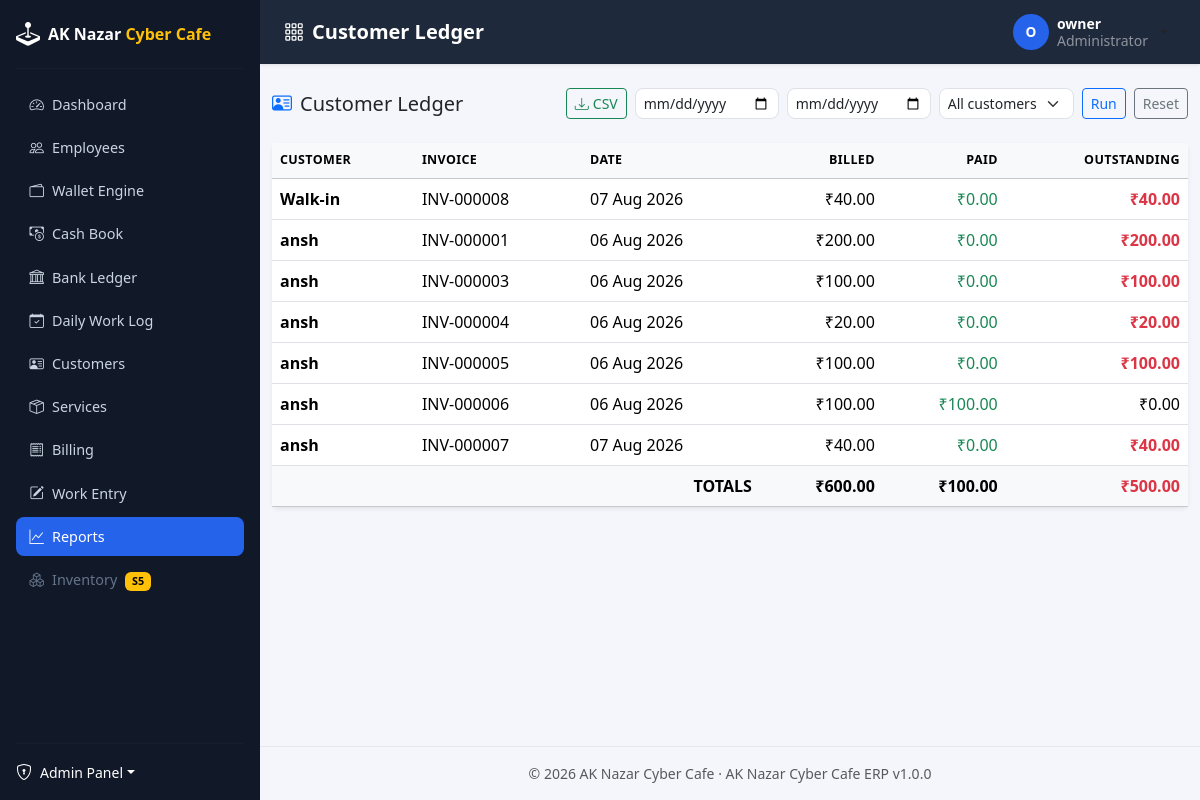
Before: /reports/customer-ledger/ (signed in) with the older database file.
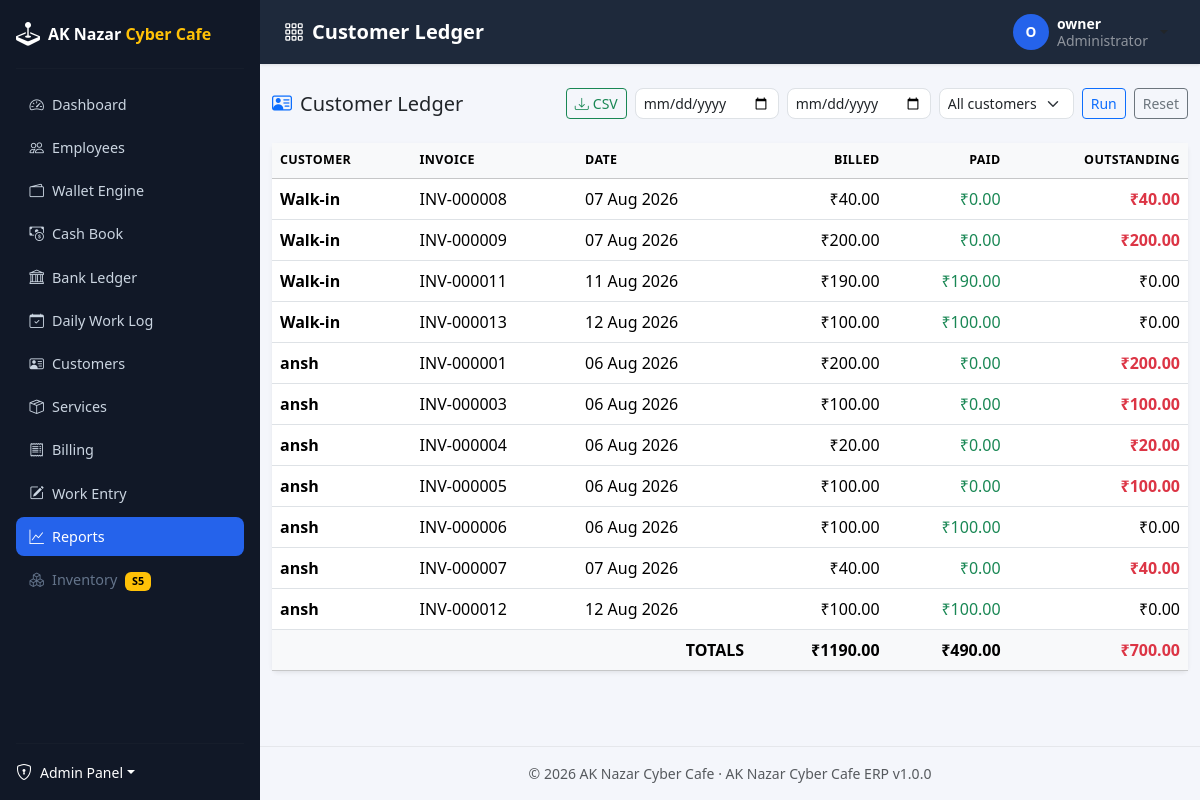
After: the same page with the newer database file.
### apps/accounts/models/user.py (models this page shows, shortened)
class User(BaseModel, AbstractBaseUser, PermissionsMixin):
    username = models.CharField(max_length=150, unique=True, db_index=True)
    email = models.EmailField(unique=True, null=True, blank=True, db_index=True)
    phone = models.CharField(max_length=15, unique=True, null=True, blank=True)
    first_name = models.CharField(max_length=100, blank=True)
    last_name = models.CharField(max_length=100, blank=True)
    is_staff = models.BooleanField(default=False)
    date_joined = models.DateTimeField(auto_now_add=True)
    objects = UserManager()
    USERNAME_FIELD = "username"
    REQUIRED_FIELDS = []
    class Meta:
        ordering = ["-date_joined"]
        verbose_name = "User"
        verbose_name_plural = "Users"
    def get_full_name(self):
        full_name = " ".join(part for part in (self.first_name, self.last_name) if part).strip()
        return full_name or self.username
    def get_short_name(self):
        return self.first_name or self.username

### apps/billing/models/invoice.py (models this page shows, shortened)
class Invoice(BaseModel):
    invoice_number = models.CharField(max_length=30, unique=True, editable=False, db_index=True)
    customer = models.ForeignKey(
        Customer,
        on_delete=models.SET_NULL,
        null=True,
        blank=True,
        related_name="invoices",
        help_text="Walk-in bills may leave this blank; credit bills require a customer.",
    )
    customer_name = models.CharField(
        max_length=150,
        blank=True,
        db_index=True,
        help_text="Snapshot of the customer name for walk-in bills without a linked customer record.",
    )
    payment_mode = models.CharField(
        max_length=20,
        choices=InvoicePaymentMode.choices,
        default=InvoicePaymentMode.CASH,
        db_index=True,
    )
    status = models.CharField(
        max_length=10,
        choices=InvoiceStatus.choices,
        default=InvoiceStatus.UNPAID,
        db_index=True,
    )
    subtotal = money_field(default=0)
    discount = money_field(default=0)
    total = money_field(default=0)
    notes = models.TextField(blank=True)
    cash_entry = models.ForeignKey(
        CashBookEntry,
        on_delete=models.SET_NULL,
        null=True,
        blank=True,
        related_name="+",
        editable=False,
    )
    billed_on = models.DateField(default=date.today, db_index=True)
    class Meta:
        ordering = ["-billed_on", "-created_at"]
        verbose_name = "Invoice"
        verbose_name_plural = "Invoices"
        indexes = [
            models.Index(fields=["status", "billed_on"]),
        ]
    @property
    def paid_amount(self):
        total = self.payments.aggregate(paid=models.Sum("amount"))["paid"]
        return total or 0
    @property
    def outstanding_amount(self):
        return self.total - self.paid_amount

### apps/customers/models/customer.py (models this page shows)
class Customer(BaseModel):
    full_name = models.CharField(max_length=150, db_index=True)
    phone = models.CharField(max_length=15, unique=True, blank=True, db_index=True)
    email = models.EmailField(blank=True)
    gender = models.CharField(max_length=10, choices=Gender.choices, blank=True)
    date_of_birth = models.DateField(null=True, blank=True)
    address_line = models.CharField(max_length=255, blank=True)
    city = models.CharField(max_length=100, blank=True)
    state = models.CharField(max_length=100, blank=True)
    pincode = models.CharField(max_length=10, blank=True)
    credit_limit = money_field(default=0, blank=True)
    credit_balance = money_field(default=0, blank=True)
    notes = models.TextField(blank=True)
    class Meta:
        ordering = ["-created_at"]
        verbose_name = "Customer"
        verbose_name_plural = "Customers"
        indexes = [
            models.Index(fields=["full_name", "phone"]),
        ]
    def __str__(self):
        return self.full_name

### apps/reports/views/report_views.py (the view, shortened to what this page needs)
# urls.py: path("customer-ledger/", report_views.CustomerLedgerView.as_view(), name="customer_ledger"),
class CustomerLedgerView(LoginRequiredMixin, PermissionRequiredMixin, TemplateView):
    permission_required = "billing.view_invoice"
    template_name = "reports/customer_ledger.html"
    def get_context_data(self, **kwargs):
        context = super().get_context_data(**kwargs)
        form = _valid_form(CustomerLedgerForm, self.request)
        customer = _pick(form, "customer", lambda: None)
        from_date, to_date = _resolve_range(form)
        context.update(
            {
                "page_title": "Customer Ledger",
                "form": form,
                "from_date": from_date,
                "to_date": to_date,
                "data": ReportService.customer_ledger(
                    from_date, to_date, customer.id if customer else None
                ),
            }
        )
        return context
    def get(self, request, *args, **kwargs):
        return super().get(request, *args, **kwargs)

### templates/reports/customer_ledger.html
{% extends "base.html" %}
{% load erp_tags %}
{% block content %}
<div class="d-flex flex-wrap align-items-center justify-content-between gap-2 mb-4">
    <h5 class="mb-0"><i class="bi bi-person-vcard me-2 text-primary"></i>Customer Ledger</h5>
    <div class="d-flex gap-2 align-items-center">
        <a href="{% url 'reports:customer_ledger' %}?export=csv&{{ request.GET.urlencode }}" class="btn btn-sm btn-outline-success">
            <i class="bi bi-download me-1"></i>CSV
        </a>
        <form method="get" class="d-flex flex-wrap gap-2 align-items-center">
            {% for field in form %}
                <div class="form-group mb-0">{{ field }}</div>
            {% endfor %}
            <button class="btn btn-sm btn-outline-primary">Run</button>
            <a href="{% url 'reports:customer_ledger' %}" class="btn btn-sm btn-outline-secondary">Reset</a>
        </form>
    </div>
</div>
<div class="card shadow-sm border-0">
    <div class="table-responsive">
        <table class="table table-hover align-middle mb-0">
            <thead class="table-light">
                <tr>
                    <th scope="col">Customer</th>
                    <th scope="col">Invoice</th>
                    <th scope="col">Date</th>
                    <th scope="col" class="text-end">Billed</th>
                    <th scope="col" class="text-end">Paid</th>
                    <th scope="col" class="text-end">Outstanding</th>
                </tr>
            </thead>
            <tbody>
                {% for row in data.rows %}
                    <tr>
                        <td class="fw-semibold">{{ row.customer }}</td>
                        <td>{{ row.invoice }}</td>
                        <td>{{ row.date|date:"d M Y" }}</td>
                        <td class="text-end">{{ row.total|inr }}</td>
                        <td class="text-end text-success">{{ row.paid|inr }}</td>
                        <td class="text-end {% if row.outstanding > 0 %}text-danger fw-semibold{% endif %}">{{ row.outstanding|inr }}</td>
                    </tr>
                {% empty %}
                    <tr><td colspan="6" class="text-center text-muted py-5">No invoices in this period.</td></tr>
                {% endfor %}
            </tbody>
            <tfoot class="table-light">
                <tr class="fw-bold">
                    <td colspan="3" class="text-end">TOTALS</td>
                    <td class="text-end">{{ data.totals.billed|inr }}</td>
                    <td class="text-end">{{ data.totals.paid|inr }}</td>
                    <td class="text-end {% if data.totals.outstanding > 0 %}text-danger{% endif %}">{{ data.totals.outstanding|inr }}</td>
                </tr>
            </tfoot>
        </table>
    </div>
</div>
{% endblock %}

### templates/base.html (shortened to what this page needs)
{% load static %}
<!DOCTYPE html>
<html lang="en">
<head>
    <link href="https://cdn.jsdelivr.net/npm/bootstrap@5.3.3/dist/css/bootstrap.min.css" rel="stylesheet">
    <link href="https://cdn.jsdelivr.net/npm/bootstrap-icons@1.11.3/font/bootstrap-icons.css" rel="stylesheet">
    <link href="{% static 'css/site.css' %}" rel="stylesheet">
</head>
<body>
<div class="app-wrapper d-flex">
    {% include "includes/sidebar.html" %}
    <div class="app-main flex-grow-1 d-flex flex-column">
        {% include "includes/topbar.html" %}
        <main class="app-content container-fluid py-4">
            {% block content %}{% endblock %}
        </main>
        <footer class="app-footer mt-auto text-center small text-muted py-3">
            © {% now "Y" %} {{ ERP_COMPANY_NAME }} · {{ ERP_APP_NAME }} v{{ ERP_APP_VERSION }}
        </footer>
    </div>
</div>
</body>
</html>

### templates/includes/sidebar.html (shortened to what this page needs)
<aside class="app-sidebar d-flex flex-column flex-shrink-0 p-3">
    <a href="{% url 'pages:dashboard' %}" class="sidebar-brand d-flex align-items-center mb-3 mb-md-0 me-md-auto text-decoration-none">
        <i class="bi bi-joystick fs-4 me-2"></i>
        <span class="fs-6 fw-bold">AK Nazar <span class="text-warning">Cyber Cafe</span></span>
    </a>
    <hr class="sidebar-divider">
    <ul class="nav nav-pills flex-column mb-auto gap-1">
        <li class="nav-item">
            <a href="{% url 'pages:dashboard' %}"
               class="nav-link {% if request.resolver_match.app_name == 'pages' %}active{% endif %}"
               aria-current="page">
                <i class="bi bi-speedometer2 me-2"></i>Dashboard
            </a>
        </li>
        <li class="nav-item">
            <a href="{% url 'employees:list' %}"
               class="nav-link {% if request.resolver_match.app_name == 'employees' %}active{% endif %}">
                <i class="bi bi-people me-2"></i>Employees
            </a>
        </li>
        <li class="nav-item">
            <a href="{% url 'employees:wallet_list' %}"
               class="nav-link {% if request.resolver_match.url_name == 'wallet_list' or request.resolver_match.url_name == 'wallet_detail' %}active{% endif %}">
                <i class="bi bi-wallet2 me-2"></i>Wallet Engine
            </a>
        </li>
        <li class="nav-item">
            <a href="{% url 'finance:cashbook_list' %}"
               class="nav-link {% if request.resolver_match.app_name == 'finance' and request.resolver_match.url_name == 'cashbook_list' %}active{% endif %}">
                <i class="bi bi-cash-coin me-2"></i>Cash Book
            </a>
        </li>
        <li class="nav-item">
            <a href="{% url 'finance:bank_list' %}"
               class="nav-link {% if request.resolver_match.app_name == 'finance' and request.resolver_match.url_name == 'bank_list' %}active{% endif %}">
                <i class="bi bi-bank me-2"></i>Bank Ledger
            </a>
        </li>
        <li class="nav-item">
            <a href="{% url 'employees:worklog_list' %}"
               class="nav-link {% if request.resolver_match.app_name == 'employees' and request.resolver_match.url_name == 'worklog_list' %}active{% endif %}">
                <i class="bi bi-calendar-check me-2"></i>Daily Work Log
            </a>
        </li>
        <li class="nav-item">
            <a href="{% url 'customers:list' %}"
               class="nav-link {% if request.resolver_match.app_name == 'customers' %}active{% endif %}">
                <i class="bi bi-person-vcard me-2"></i>Customers
            </a>
        </li>
        <li class="nav-item">
            <a href="{% url 'services:list' %}"
               class="nav-link {% if request.resolver_match.app_name == 'services' %}active{% endif %}">
                <i class="bi bi-box-seam me-2"></i>Services
            </a>
        </li>
        <li class="nav-item">
            <a href="{% url 'billing:list' %}"
               class="nav-link {% if request.resolver_match.app_name == 'billing' %}active{% endif %}">
                <i class="bi bi-receipt me-2"></i>Billing
            </a>
        </li>
        <li class="nav-item">
            <a href="{% url 'workentry:list' %}"
               class="nav-link {% if request.resolver_match.app_name == 'workentry' %}active{% endif %}">
                <i class="bi bi-pencil-square me-2"></i>Work Entry
            </a>
        </li>
        <li class="nav-item">
            <a href="{% url 'reports:index' %}"
               class="nav-link {% if request.resolver_match.app_name == 'reports' %}active{% endif %}">
                <i class="bi bi-graph-up me-2"></i>Reports
            </a>
        </li>
        <li class="nav-item">
            <span class="nav-link disabled">
                <i class="bi bi-boxes me-2"></i>Inventory
                <span class="badge text-bg-warning ms-1">S5</span>
            </span>
        </li>
    </ul>
    <hr class="sidebar-divider">
    <div class="dropdown">
        <a href="#" class="d-flex align-items-center text-decoration-none dropdown-toggle text-white" data-bs-toggle="dropdown">
            <i class="bi bi-shield-lock me-2"></i>
            <span class="small">Admin Panel</span>
        </a>
    </div>
</aside>

### templates/includes/topbar.html (shortened to what this page needs)
<nav class="app-topbar d-flex align-items-center justify-content-between px-4">
    <h5 class="mb-0 text-white fw-semibold">
        <i class="bi bi-grid-3x3-gap me-2"></i>{{ page_title|default:"Dashboard" }}
    </h5>
    <div class="d-flex align-items-center gap-3">
        <div class="dropdown">
            <button class="btn btn-user dropdown-toggle d-flex align-items-center gap-2" type="button" data-bs-toggle="dropdown">
                <span class="user-avatar d-inline-flex align-items-center justify-content-center">
                    {{ request.user.get_short_name|slice:":1"|upper }}
                </span>
                <span class="d-none d-md-inline text-start lh-sm">
                    <span class="d-block small fw-semibold text-white">{{ request.user.get_full_name }}</span>
                    <span class="d-block small text-white-50">
                        {% if request.user.employee %}{{ request.user.employee.get_role_display }}{% else %}Administrator{% endif %}
                    </span>
                </span>
            </button>
        </div>
    </div>
</nav>

Changed rows visible on the page:
added Invoice: invoice "INV-000009", date "07 Aug 2026", total|inr "₹200.00"
added Invoice: invoice "INV-000011", date "11 Aug 2026", total|inr "₹190.00"
added Invoice: invoice "INV-000013", date "12 Aug 2026", total|inr "₹100.00"
added Invoice: invoice "INV-000012", date "12 Aug 2026", total|inr "₹100.00"
Other visible differences:
{{ data.totals.billed|inr }}: "₹600.00" → "₹1190.00"
{{ data.totals.paid|inr }}: "₹100.00" → "₹490.00"
{{ data.totals.outstanding|inr }}: "₹500.00" → "₹700.00"
new list line: "Walk-in ₹0.00 ₹200.00"
new list line: "Walk-in ₹190.00 ₹0.00"
new list line: "Walk-in ₹100.00 ₹0.00"
new list line: "ansh"
new list line: "₹100.00 ₹0.00"
